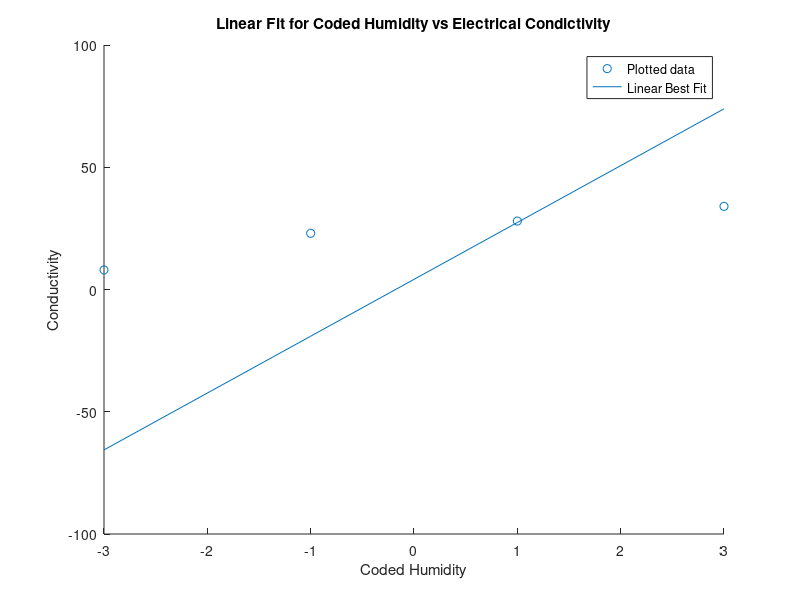

Reproduce this figure in MATLAB.
clear;
M = zeros(2, 4);
M(1, :) = [20 30 40 50];
M(2, :) = [8 23 28 34];
humid = M(1, :);
elec = M(2, :);
x = (M(1, :) - 35) / 5;

A = zeros(2, length(x));
A(1, :) =  A(1, :) + 1;
A(2, :) = x;
A = A';

y = M(2, :)';
%u = [A b]';
A_star = A' * A;
u_star = A' * y;

u = mldivide(A_star, u_star);
u = u';

lin_fit = u(1).*x + u(2);
scatter(x, y);
hold on;
plot(x, lin_fit);
xlabel("Coded Humidity");
ylabel("Conductivity");
legend("Plotted data", "Linear Best Fit");
title("Linear Fit for Coded Humidity vs Electrical Condictivity");